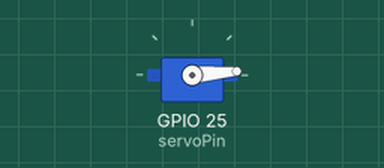
Recording of a program running on a simulated ESP32. Shown: servo. What the program prints to the serial monitor is not drawn.

Above: at 0.4 s.
Timing chart, 0 to 1.9 s (numbered marks = the images above):
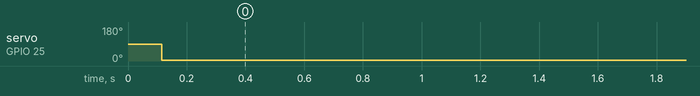

The program:

main.cpp
```cpp
/*
 * Server to receieve microphone samples via TCP
 * These will make a servo move between max and min values of samples
 *
 *
 */

#include <WiFi.h>
#include <ESP32Servo.h>
//wifi
const char* ssid = "talkingHead";
const char* password = "talkingHead";
const uint16_t port = 8090;
//storage
uint8_t receivedSample[1024];
uint8_t servoSample[1024];
const uint8_t whiteNoiseStart = 77;
const uint8_t whiteNoiseEnd = 87;
//servo
Servo servo;
//servo actual range = 0-180 but can cause issues at end of ranges
const uint8_t servoMinAngle = 5;
const uint8_t servoMaxAngle = 175;
const uint8_t servoMiddleAngle = 180 / 2;
uint8_t servoPosition = servoMiddleAngle; //we want the servo to start in the middle
const uint8_t servoPin = 25;

//setup TCPserver
WiFiServer server(port);
//unsigned long previousMillis = 0;
//unsigned long reconnectInterval = 3000;

//set up tasks
void runNetwork(void *pvParameters);
void runServo(void *pvParameters);
TaskHandle_t network;
TaskHandle_t servoTask;


void setup() {
  Serial.begin(115200);
  //Wifi setup
  Serial.print("Starting AP");
  WiFi.softAP(ssid, password);
  IPAddress IP = WiFi.softAPIP();
  Serial.print("Access Point address: ");
  Serial.println(IP);
  server.begin();
  delay(100);
  //Servo setup
  // Allow allocation of all timers
  ESP32PWM::allocateTimer(0);
  ESP32PWM::allocateTimer(1);
  ESP32PWM::allocateTimer(2);
  ESP32PWM::allocateTimer(3);
  servo.setPeriodHertz(50);
  servo.attach(servoPin, 500, 2500);

  //setup tasks to run on cores. If one isn't priority 0 then the watchdog will trigger
  xTaskCreatePinnedToCore(runNetwork, "network", 10000, (void*) NULL, 0, &network, 0);
  xTaskCreatePinnedToCore(runServo, "servoTask", 10000, (void*) NULL, 1, &servoTask, 1);
}
void runNetwork( void *pvParameters ){
  /*
  Simply receive data over wifi and store in the sample array
  */
  for (;;){
    WiFiClient client = server.available();
    if(client){
      while (client.connected()) {
        client.read(receivedSample, sizeof(receivedSample));
      }
    }
  }
  vTaskDelay(10);
}
void runServo(void *pvParameters){
  /*
  Run through the sample to get the max/min values then map that to servo rotation
  Move servo between max and min
  */
  for (;;){
    memcpy(servoSample, receivedSample, sizeof(receivedSample));
    int max = servoMiddleAngle;//0;
    int min = servoMiddleAngle;//0;
    for (uint16_t i = 0; i < sizeof(servoSample); i++){
      if (servoSample[i] < whiteNoiseStart || servoSample[i] > whiteNoiseEnd){
        if (servoSample[i] > max){
          max = servoSample[i];
        }
        if (servoSample[i] < min){
          min = servoSample[i];
        }
      }
    } //end for loop
    servoPosition = map(max, 0, 255, servoMinAngle, servoMaxAngle);
    //Serial.println(servoPosition);
    servo.write(servoPosition);
    delay(15);
    servoPosition = map(min, 0, 255, servoMinAngle, servoMaxAngle);
    servo.write(servoPosition);
    delay(15);
  } //end for loop
}
void loop() {
} // end loop loop
```

Measured:
- by itself, servo on GPIO 25 (servoPin): 90° → 5° at 0.12 s
